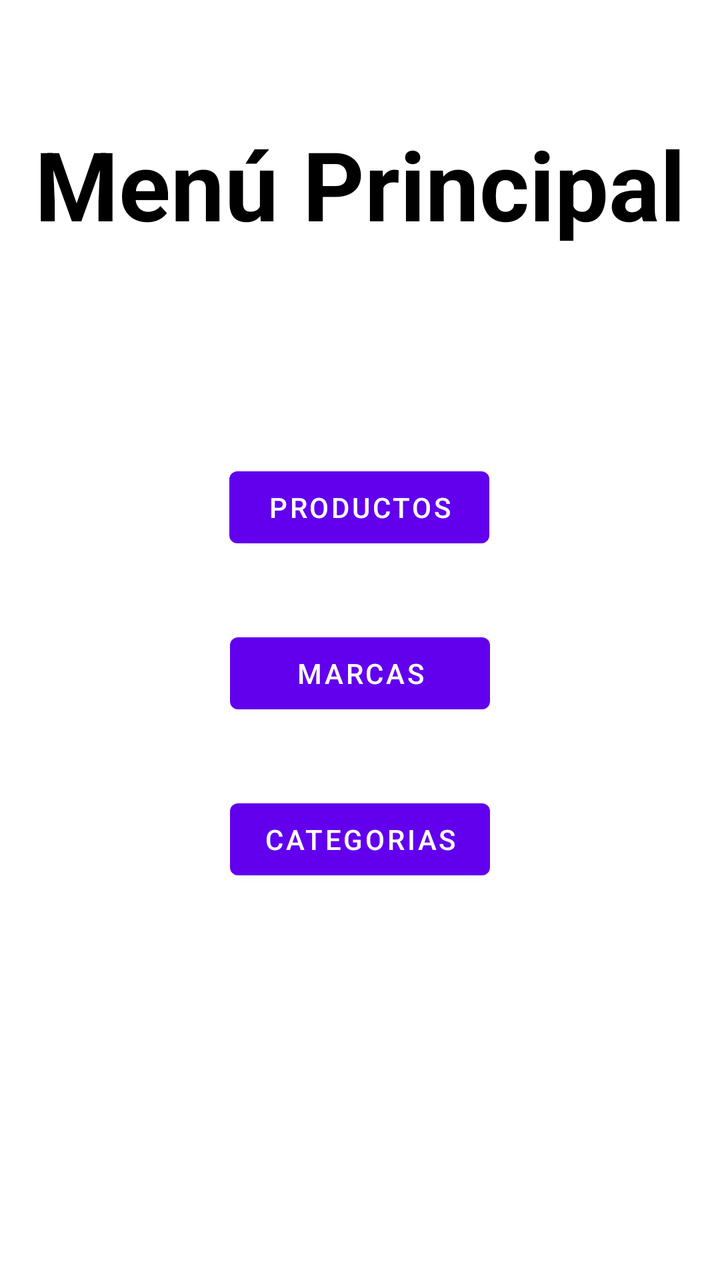
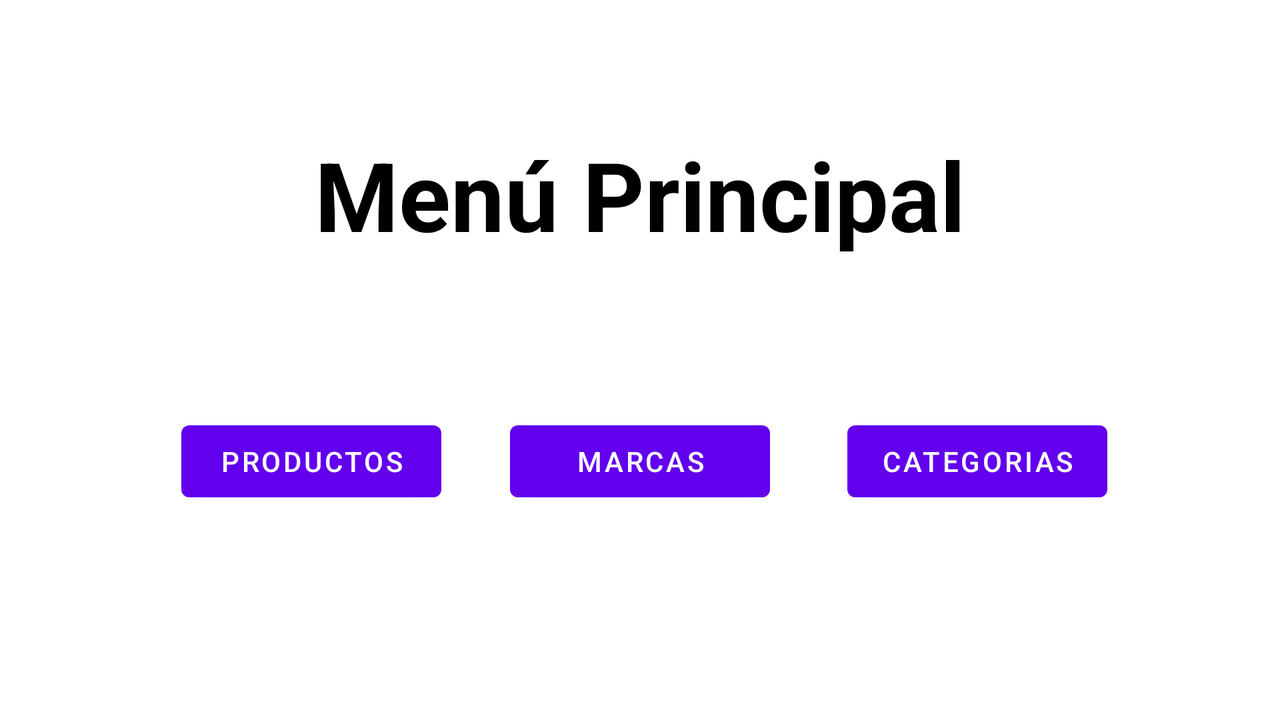

Compare how this app lays out the same screen by default and in its alternative resource folder. The renders come first, then the two layout files and the values they reference.
<!-- AndroidManifest.xml: application theme Theme.GestorDeInventario -->
<!-- res/layout/activity_main.xml -->
<?xml version="1.0" encoding="utf-8"?>
<androidx.constraintlayout.widget.ConstraintLayout xmlns:android="http://schemas.android.com/apk/res/android"
    xmlns:app="http://schemas.android.com/apk/res-auto"
    xmlns:tools="http://schemas.android.com/tools"
    android:layout_width="match_parent"
    android:layout_height="match_parent"
    android:textAlignment="center"
    tools:context=".MainActivity">

    <LinearLayout
        android:id="@+id/linearLayout2"
        android:layout_width="match_parent"
        android:layout_height="wrap_content"
        android:orientation="vertical"
        android:paddingTop="25dp"
        android:paddingBottom="25dp"
        app:layout_constraintBottom_toBottomOf="parent"
        app:layout_constraintTop_toTopOf="parent"
        app:layout_constraintVertical_bias="0.066"
        tools:layout_editor_absoluteX="-16dp">

        <TextView
            android:id="@+id/tituloPrincipal"
            android:layout_width="match_parent"
            android:layout_height="wrap_content"
            android:text="@string/titulo_principal"
            android:textAlignment="center"
            android:textColor="#000000"
            android:textSize="48sp"
            android:textStyle="bold" />
    </LinearLayout>

    <androidx.constraintlayout.widget.ConstraintLayout
        android:id="@+id/constraintLayout"
        android:layout_width="match_parent"
        android:layout_height="wrap_content"
        app:layout_constraintBottom_toBottomOf="parent"
        app:layout_constraintEnd_toEndOf="parent"
        app:layout_constraintHorizontal_bias="0.5"
        app:layout_constraintStart_toStartOf="parent"
        app:layout_constraintTop_toBottomOf="@+id/linearLayout2"
        app:layout_constraintVertical_bias="0.22">

        <Button
            android:id="@+id/boton_productos"
            android:layout_width="130dp"
            android:layout_height="wrap_content"
            android:layout_margin="35dp"
            android:onClick="irProductos"
            android:text="@string/boton_productos"
            app:layout_constraintBottom_toTopOf="@+id/boton_marcas"
            app:layout_constraintEnd_toEndOf="parent"
            app:layout_constraintHorizontal_bias="0.498"
            app:layout_constraintStart_toStartOf="parent"
            app:layout_constraintTop_toTopOf="parent"
            app:layout_constraintVertical_bias="0.0" />

        <Button
            android:id="@+id/boton_marcas"
            android:layout_width="130dp"
            android:layout_height="wrap_content"
            android:layout_margin="35dp"
            android:onClick="irMarcas"
            android:text="@string/boton_marcas"
            app:layout_constraintBottom_toTopOf="@+id/boton_categorias"
            app:layout_constraintEnd_toEndOf="parent"
            app:layout_constraintHorizontal_bias="0.5"
            app:layout_constraintStart_toStartOf="parent" />

        <Button
            android:id="@+id/boton_categorias"
            android:layout_width="130dp"
            android:layout_height="wrap_content"
            android:layout_margin="35dp"
            android:onClick="irCategorias"
            android:text="@string/boton_categorias"
            app:layout_constraintBottom_toBottomOf="parent"
            app:layout_constraintEnd_toEndOf="parent"
            app:layout_constraintHorizontal_bias="0.501"
            app:layout_constraintStart_toStartOf="parent" />

    </androidx.constraintlayout.widget.ConstraintLayout>

</androidx.constraintlayout.widget.ConstraintLayout>
<!-- resources referenced by this layout -->
<resources>
  <string name="boton_categorias">Categorias</string>
  <string name="boton_marcas">Marcas</string>
  <string name="boton_productos">Productos</string>
  <string name="titulo_principal">Menú Principal</string>
  <style name="Theme.GestorDeInventario" parent="Theme.MaterialComponents.DayNight.DarkActionBar">
          
          <item name="colorPrimary">@color/purple_500</item>
          <item name="colorPrimaryVariant">@color/purple_700</item>
          <item name="colorOnPrimary">@color/white</item>
          
          <item name="colorSecondary">@color/teal_200</item>
          <item name="colorSecondaryVariant">@color/teal_700</item>
          <item name="colorOnSecondary">@color/black</item>
          
          <item name="android:statusBarColor" tools:targetApi="l">?attr/colorPrimaryVariant</item>
          
      </style>
</resources>
<!-- res/layout-land/activity_main.xml (the repository's variant of the layout above) -->
<!-- drawn on the phone turned sideways -->
<?xml version="1.0" encoding="utf-8"?>
<androidx.constraintlayout.widget.ConstraintLayout xmlns:android="http://schemas.android.com/apk/res/android"
    xmlns:app="http://schemas.android.com/apk/res-auto"
    xmlns:tools="http://schemas.android.com/tools"
    android:layout_width="match_parent"
    android:layout_height="match_parent"
    tools:context=".MainActivity">

    <LinearLayout
        android:id="@+id/linearLayout2"
        android:layout_width="match_parent"
        android:layout_height="wrap_content"
        android:layout_marginTop="40dp"
        android:orientation="vertical"
        android:paddingTop="25dp"
        android:paddingBottom="25dp"
        app:layout_constraintTop_toTopOf="parent"
        tools:layout_editor_absoluteX="0dp">

        <TextView
            android:id="@+id/tituloPrincipal"
            android:layout_width="match_parent"
            android:layout_height="wrap_content"
            android:text="@string/titulo_principal"
            android:textAlignment="center"
            android:textColor="#000000"
            android:textSize="48sp"
            android:textStyle="bold" />
    </LinearLayout>

    <androidx.constraintlayout.widget.ConstraintLayout
        android:id="@+id/constraintLayout"
        android:layout_width="match_parent"
        android:layout_height="wrap_content"
        android:padding="25dp"
        app:layout_constraintBottom_toBottomOf="parent"
        app:layout_constraintTop_toBottomOf="@+id/linearLayout2"
        app:layout_constraintVertical_bias="0.253"
        tools:layout_editor_absoluteX="0dp">

        <Button
            android:id="@+id/boton_productos"
            android:layout_width="130dp"
            android:layout_height="wrap_content"
            android:onClick="irProductos"
            android:text="@string/boton_productos"
            app:layout_constraintBottom_toBottomOf="parent"
            app:layout_constraintEnd_toStartOf="@+id/boton_marcas"
            app:layout_constraintHorizontal_bias="0.656"
            app:layout_constraintStart_toStartOf="parent"
            app:layout_constraintTop_toTopOf="parent"
            app:layout_constraintVertical_bias="0.0" />

        <Button
            android:id="@+id/boton_marcas"
            android:layout_width="130dp"
            android:layout_height="wrap_content"
            android:text="@string/boton_marcas"
            app:layout_constraintBottom_toBottomOf="parent"
            app:layout_constraintEnd_toEndOf="parent"
            app:layout_constraintStart_toStartOf="parent"
            app:layout_constraintTop_toTopOf="parent" />

        <Button
            android:id="@+id/boton_categorias"
            android:layout_width="130dp"
            android:layout_height="wrap_content"
            android:text="@string/boton_categorias"
            app:layout_constraintBottom_toBottomOf="parent"
            app:layout_constraintEnd_toEndOf="parent"
            app:layout_constraintHorizontal_bias="0.388"
            app:layout_constraintStart_toEndOf="@+id/boton_marcas"
            app:layout_constraintTop_toTopOf="parent" />

    </androidx.constraintlayout.widget.ConstraintLayout>

</androidx.constraintlayout.widget.ConstraintLayout>
